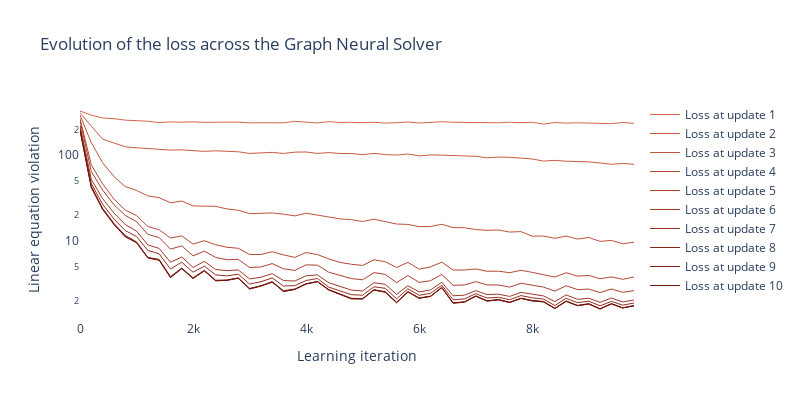

The notebook cell this image was saved under:
### Code cell
def get_rgb(i, N):
    color_0 = np.array([223, 109, 81])
    color_1 = np.array([116., 20., 12.])
    color_i = color_0 * (1.-i/N) + color_1 * i/N
    return 'rgb({}, {}, {})'.format(color_i[0], color_i[1], color_i[2])


fig = go.Figure()
# Create and style traces
x = np.linspace(0, len(loss_dict['loss_final'])-1, len(loss_dict['loss_final'])) * MOVING_WINDOW

for update in range(1, model.correction_updates+1):
    fig.add_trace(go.Scatter(x=x, 
                         y=loss_dict['loss_{}'.format(update)], name='Loss at update {}'.format(update),
                         line=dict(color=get_rgb(update,model.correction_updates) , width=1)))
fig.update_layout(yaxis_type="log", 
                  paper_bgcolor='rgba(0,0,0,0)',
                  plot_bgcolor='rgba(0,0,0,0)',
                  width=800,
                  height=400,
                  title='Evolution of the loss across the Graph Neural Solver',
                  xaxis_title='Learning iteration',
                  yaxis_title='Linear equation violation')

fig.show()
